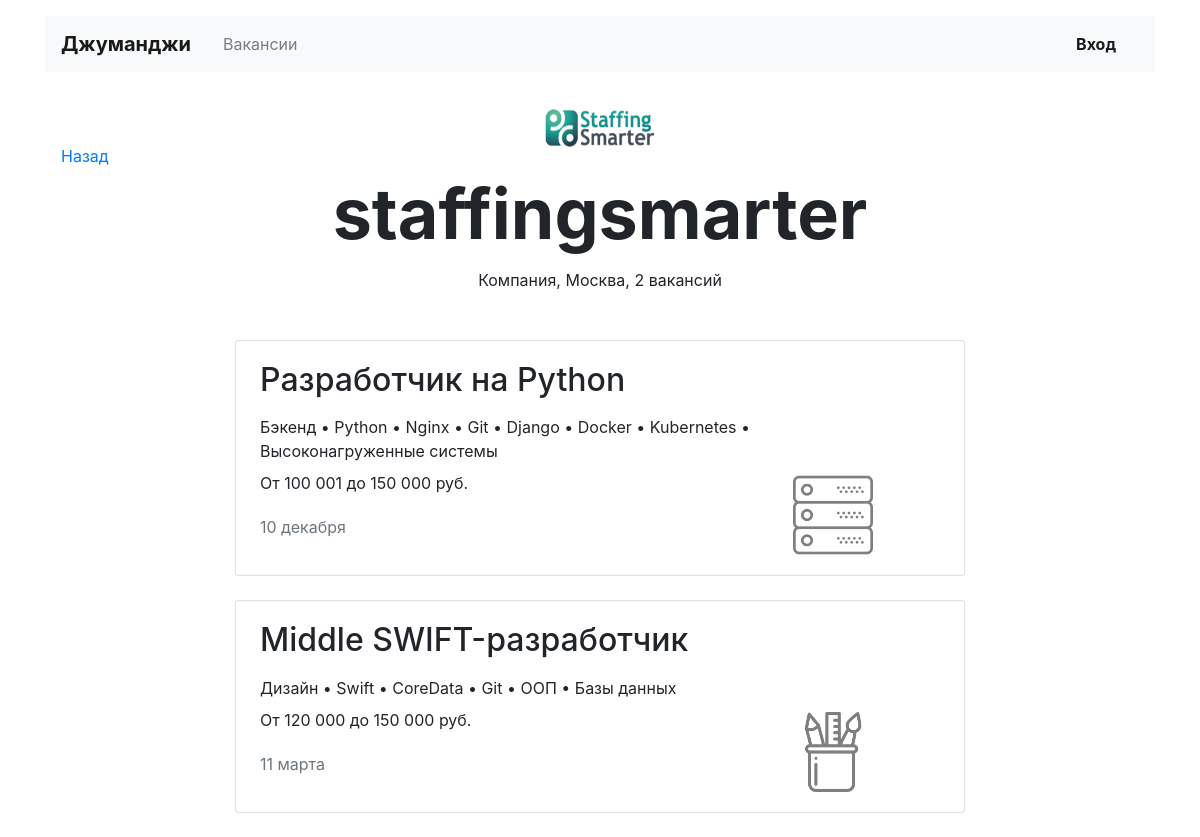
Page /companies/3/ on the committed database.
### vacancies/models.py (models this page shows, shortened)
class Company(models.Model):
    name = models.CharField(max_length=64)
    location = models.CharField(max_length=64)
    logo = models.ImageField(upload_to=MEDIA_COMPANY_IMAGE_DIR, default='https://place-hold.it/100x60')
    description = models.TextField()
    employee_count = models.CharField(max_length=20)
    owner = models.OneToOneField(User, on_delete=models.CASCADE)

class Vacancy(models.Model):
    title = models.CharField(max_length=64)
    specialty = models.ForeignKey(Specialty, on_delete=models.CASCADE, related_name='vacancies')
    company = models.ForeignKey(Company, on_delete=models.CASCADE, related_name='vacancies')
    skills = models.CharField(max_length=128)
    description = models.TextField()
    salary_min = models.IntegerField()
    salary_max = models.IntegerField()
    published_at = models.DateField()

class Specialty(models.Model):
    code = models.CharField(max_length=64)
    title = models.CharField(max_length=64)
    picture = models.ImageField(upload_to=MEDIA_SPECIALITY_IMAGE_DIR, default='https://place-hold.it/100x60')

### vacancies/views/public.py (the view)
# urls.py: path('companies/<int:id>/', public.CompanyView.as_view(), name='company'),
class CompanyView(View):
    def get(self, request, id):
        company = models.Company.objects.get(pk=id)
        company_name = company.name
        vacancies = models.Vacancy.objects.filter(company__name=company_name)
        for vacancy in vacancies:
            vacancy.skills = vacancy.skills.split(', ')
        context = {
            'company': company,
            'vacancies': vacancies,
            'count': vacancies.count(),
        }
        return render(request, 'vacancies/public/company.html', context=context)

### vacancies/templates/vacancies/public/company.html (shortened to what this page needs)
{% extends '../base.html' %}
  {% block content %}
  <main class="container mt-3">
    <div id="aside1" class="navbar mt-5">
      <p><a href="javascript:history.go(-1)">Назад</a></p>
    </div>
    <section>
      <div class="text-center">
        <img src="{{ company.logo.url }}" width="130" height="80" alt="">
      </div>
      <h1 class="h1 text-center mx-auto mt-0 pt-1" style="font-size: 70px;"><strong>{{ company.name }}</strong></h1>
      <p class="text-center pt-1">Компания, {{ company.location }}, {{ count }} вакансий</p>
      <div class="row mt-5">
        <div class="col-12 col-lg-8 offset-lg-2 m-auto">
          {% for vacancy in vacancies %}
          <div class="card mb-4">
            <div class="card-body px-4">
              <div class="row">
                <div class="col-12 col-md-8 col-lg-9">
                  <h2 class="h2 pb-2">{{ vacancy.title }}</h2>
                  <p class="mb-2">{{ vacancy.specialty.title }} &#8226 {{ vacancy.skills|join:" &#8226 " }}</p>
                  {% load humanize %}
                  <p>От {{ vacancy.salary_min|intcomma }} до {{ vacancy.salary_max|intcomma }} руб.</p>
                  <p class="text-muted pt-1">{{ vacancy.published_at|date:"d E" }}</p>
                </div>
                <div class="col-12 col-md-4 col-lg-3 d-flex align-items-end">
                 <a href="{% url 'vacancy_info' vacancy.id %}"><img src="{{ vacancy.specialty.picture.url }}" width="80" height="80" alt=""></a>
                </div>
              </div>
            </div>
          </div>
          {% endfor %}
        </div>
      </div>
    </section>
  </main>
  {% endblock %}

### vacancies/templates/vacancies/public/company.html (style rules this page uses)
#aside1 { position: fixed; z-index: 101; }

### rows in the picture
Company: logo (picture), name "staffingsmarter", location "Москва"
Vacancy: title "Разработчик на Python", specialty "Бэкенд", skills "Python • Nginx • Git • Django • Docker • Kubernetes • Высоконагруженные системы", salary_min "100 001", salary_max "150 000", published_at "10 декабря", specialty.picture (picture)
Vacancy: title "Middle SWIFT-разработчик", specialty "Дизайн", skills "Swift • CoreData • Git • ООП • Базы данных", salary_min "120 000", salary_max "150 000", published_at "11 марта", specialty.picture (picture)

### other values in the picture
{{ count }} "2"
